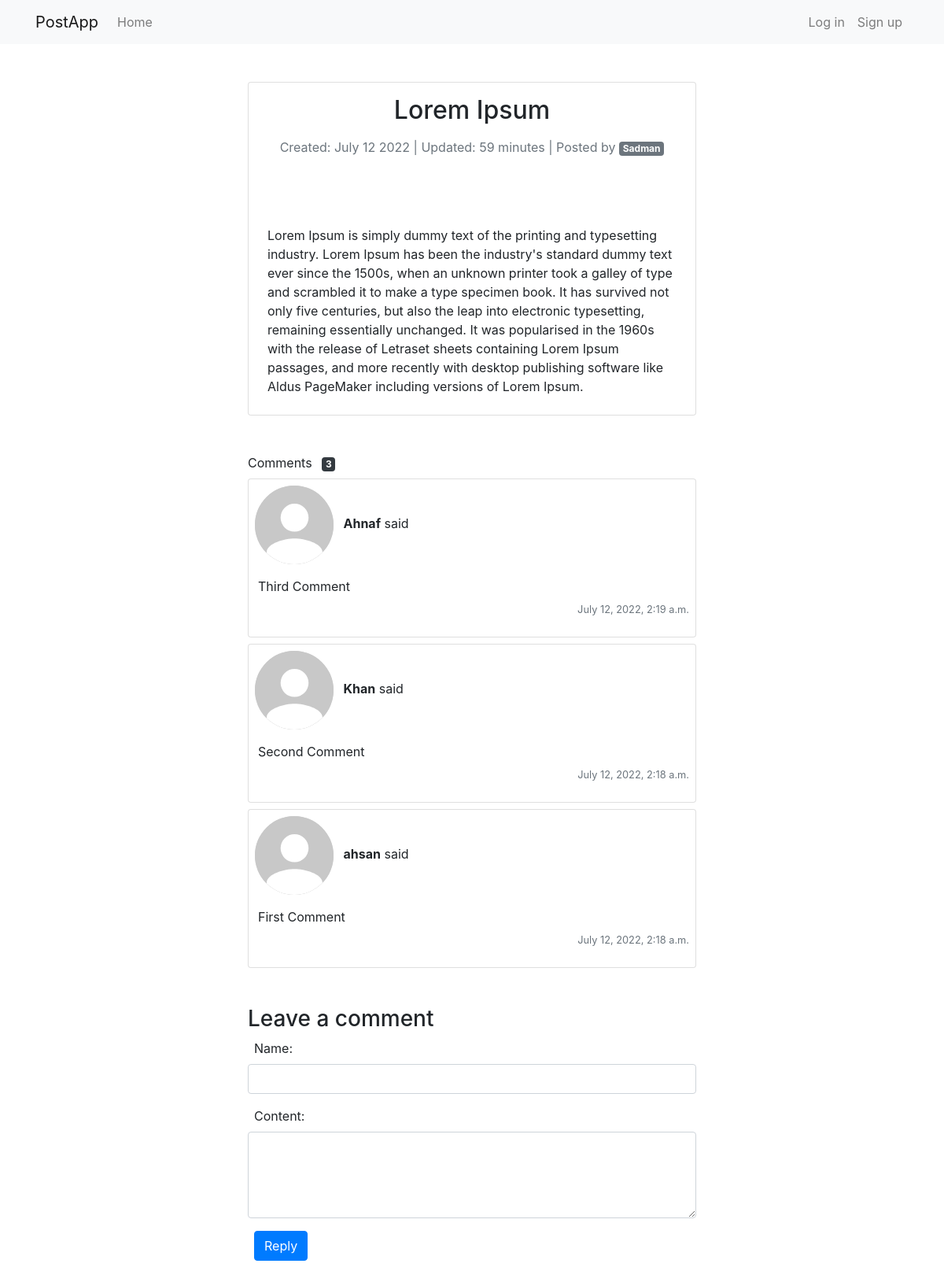
Page /post/8/lorem-ipsum on the committed database.
### post/models.py (models this page shows, shortened)
class Post(models.Model):
    title = models.CharField(max_length=200, db_index=True)
    slug = models.SlugField(max_length=200, db_index=True)
    author = models.ForeignKey(
        settings.AUTH_USER_MODEL, on_delete=models.SET_NULL, null=True)
    content = models.TextField()
    created_on = models.DateTimeField(auto_now_add=True)
    updated_on = models.DateTimeField(auto_now=True)
    class Meta:
        ordering = ['-created_on']

class Comment(models.Model):
    name = models.CharField(max_length=50)
    content = models.TextField()
    post = models.ForeignKey(Post, on_delete=models.CASCADE)
    created = models.DateTimeField(auto_now_add=True)
    class Meta:
        ordering = ('-created',)

### users/models.py (models this page shows)
class User(AbstractUser):
    email = models.EmailField('email address', unique=True)
    USERNAME_FIELD = 'email'
    REQUIRED_FIELDS = ["username"]

### post/views.py (the view)
# urls.py: path('post/<pk>/<slug:slug>', PostView.as_view(), name='post'),
class PostView(DetailView):
    model = Post
    template_name = "post/post.html"
    def get_context_data(self, **kwargs):
        context = super().get_context_data(**kwargs)
        pk = self.kwargs["pk"]
        slug = self.kwargs["slug"]
        form = CommentForm()
        post = get_object_or_404(Post, pk=pk, slug=slug)
        comments = post.comment_set.all()
        context['post'] = post
        context['comments'] = comments
        context['form'] = form
        return context
    def post(self, request, *args, **kwargs):
        form = CommentForm(request.POST)
        self.object = self.get_object()
        context = super().get_context_data(**kwargs)
        post = Post.objects.filter(id=self.kwargs['pk'])[0]
        comments = post.comment_set.all()
        context['post'] = post
        context['comments'] = comments
        context['form'] = form
        if form.is_valid():
            name = form.cleaned_data['name']
            content = form.cleaned_data['content']
            comment = Comment.objects.create(
                name=name, content=content, post=post
            )
            form = CommentForm()
            context['form'] = form
            return self.render_to_response(context=context)
        return self.render_to_response(context=context)

### post/forms.py
class CommentForm(forms.ModelForm):
    class Meta:
        model = Comment
        fields = ('name', 'content')

### templates/post/post.html (shortened to what this page needs)
{% extends 'base.html' %} {% load static %}  {% block content %}
<div class="container-fluid my-5">
  <div class="row">
    <div class="col-lg-6 offset-lg-3">
      <div class="card">
        <h2 class="card-title text-center my-3">{{ post.title }}</h2>
        <div class="text-muted text-center mb-3">
          {% if post.author %}
          <div>
            Created: {{ post.created_on|date:"N j Y" }} | Updated: {{ post.updated_on|timesince }} | Posted by
            <a class="badge badge-secondary"> {{ post.author.username }} </a>
          </div>
          {% else %}
          <div>
            Created: {{ post.created_on|date:"N j Y" }} | Updated: {{
            post.updated_on|timesince }} | Posted by
            <a class="badge badge-secondary"> Deleted User </a>
          </div>
          {% endif %}
        </div>
        <div class="card-text mt-5 p-4">{{ post.content }}</div>
      </div>
    </div>
  </div>
  {% if comments %}
  <div class="row mt-5">
    <div class="col-lg-6 offset-lg-3">
      Comment{{ comments.count|pluralize }}
      <span class="badge badge-dark ml-2">{{ comments.count }}</span>
    </div>
    {% for comment in comments %}
    <div class="col-lg-6 offset-lg-3 mt-2">
      <div class="card p-2">
        <div class="row">
          <div class="col-12">
            <img
              class="rounded-circle mr-2"
              src="{% static 'img/avatar.svg' %}"
              alt="Avatar"
            />
            <strong>{{ comment.name }}</strong> said
          </div>
          <div class="col-12">
            <p class="m-1 mt-3">{{ comment.content }}</p>
            <p class="text-right text-muted">
              <small>{{ comment.created }}</small>
            </p>
          </div>
        </div>
      </div>
    </div>
    {% endfor %}
  </div>
  {% endif %}
  <div class="row mt-5">
    <div class="col-lg-6 offset-lg-3">
      <h3>Leave a comment</h3>
      <form method="POST">
        <div class="form-group">
          {{ form.name.label_tag }}
          <input
            type="text"
            class="form-control {% if form.name.errors %}is-invalid{% endif %}"
            id="id_name"
            name="name"
            value="{{ form.name.value|default:'' }}"
          />
        </div>
        <div class="form-group">
          {{ form.content.label_tag }}
          <textarea
            class="form-control {% if form.content.errors %}is-invalid{% endif %}"
            id="id_content"
            name="content"
            rows="4"
          >
{{ form.content.value|default:'' }}</textarea
          >
        </div>
        <button class="btn btn-primary ml-2" type="submit">Reply</button>
      </form>
    </div>
  </div>
</div>
{% endblock content %}

### templates/base.html (shortened to what this page needs)
<!DOCTYPE html>
<html lang="en">
  <head>
    <link
      rel="stylesheet"
      href="https://stackpath.bootstrapcdn.com/bootstrap/4.5.2/css/bootstrap.min.css"
    />
  </head>
  <body>
    <nav class="navbar navbar-expand-sm navbar-light bg-light">
      <div class="container">
        <a href="{% url 'post:home' %}" class="navbar-brand">PostApp</a>
        <div
          class="collapse navbar-collapse justify-content-between"
          id="navbarCollapse"
        >
          <div class="navbar-nav">
            <a
              href="{% url 'post:home' %}"
              class="nav-item nav-link {% if request.path == '/' %}active{% endif %}"
              >Home</a
            >
          </div>
          {% if request.user.is_authenticated %}
          <div class="navbar-nav ml-auto">
            <a
              href="{% url 'post:post_create' %}"
              class="nav-item nav-link {% if request.path == '/post/create/' %}active{% endif %}"
            >
              Create a post
            </a>
            <a
              href="{% url 'users:profile' request.user.username %}"
              class="nav-item nav-link {% if request.user.username in request.path %}active{% endif %}"
            >
              Profile
            </a>
            <a href="{% url 'users:logout' %}" class="nav-item nav-link"
              >Log out</a
            >
          </div>
          {% else %}
          <div class="navbar-nav ml-auto">
            <a
              href="{% url 'users:login' %}"
              class="nav-item nav-link {% if request.path == '/users/login/' %}active{% endif %}"
              >Log in</a
            >
            <a
              href="{% url 'users:signup' %}"
              class="nav-item nav-link {% if request.path == '/users/signup/' %}active{% endif %}"
              >Sign up</a
            >
          </div>
          {% endif %}
        </div>
      </div>
    </nav>
     {% block content %} {% endblock content %}
  </body>
</html>

### rows in the picture
Post: title "Lorem Ipsum", created_on "July 12 2022", updated_on "59 minutes", author.username "Sadman", content "Lorem Ipsum is simply dummy text of the printing and typesetting industry. Lorem Ipsum has been the industry's standard dummy text ever since the 1500s, when an unknown printer took a galley of type and scrambled it to make a type specimen book. It has survived not only five centuries, but also the leap into electronic typesetting, remaining essentially unchanged. It was popularised in the 1960s with the release of Letraset sheets containing Lorem Ipsum passages, and more recently with desktop publishing software like Aldus PageMaker including versions of Lorem Ipsum."
Comment: name "Ahnaf", content "Third Comment", created "July 12, 2022, 2:19 a.m."
Comment: name "Khan", content "Second Comment", created "July 12, 2022, 2:18 a.m."
Comment: name "ahsan", content "First Comment", created "July 12, 2022, 2:18 a.m."

### other values in the picture
{{ comments.count }} "3"
